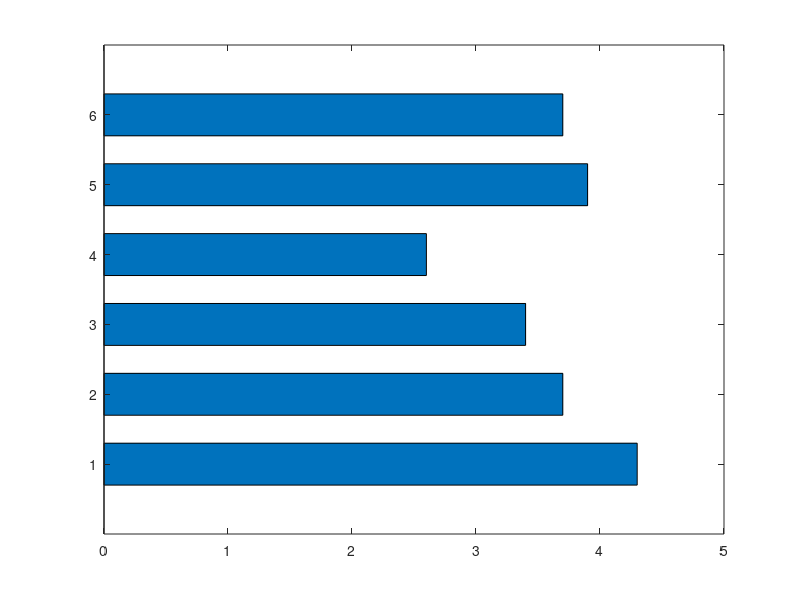

Recreate this plot in MATLAB. (Note: this script raises an error after producing the figure.)
% Data for individual scores and average perceived realism scores
individual_scores = [4, 3, 3, 2, 4, 3;
                     5, 4, 4, 3, 3, 5;
                     4, 3, 3, 3, 4, 4;
                     4, 4, 3, 2, 4, 3;
                     5, 5, 2, 1, 5, 4;
                     4, 3, 5, 3, 3, 3;
                     5, 5, 4, 4, 4, 4;
                     4, 3, 3, 3, 3, 5;
                     3, 4, 4, 3, 4, 3;
                     5, 3, 3, 2, 5, 3];
average_scores = [4.3, 3.7, 3.4, 2.6, 3.9, 3.7];

% Calculate minimum and maximum scores for error bars
min_scores = min(individual_scores);
max_scores = max(individual_scores);

% Calculate lower and upper error values
lower_error = average_scores - min_scores;
upper_error = max_scores - average_scores;

% Labels for objects
object_labels = {'Sphere', 'Rectangle', 'Cup', 'Cone', 'Cylinder 1', 'Cylinder 2'};

% Create a horizontal bar chart with error bars
figure;
hb = barh(1:length(object_labels), average_scores, 0.6);
hold on;

% Add error bars
errorbar(average_scores, 1:length(object_labels), lower_error, upper_error, 'horizontal', 'LineStyle', 'none', 'Color', 'black', 'LineWidth', 1.5);

% Set the labels for the vertical axis
yticks(1:length(object_labels));
yticklabels(object_labels);

% Set the label for the horizontal axis
xlabel('Average Perceived Realism Score');

% Set the title of the bar chart
title('Shape Rendering Score Evaluation');

% Display the average scores as text labels next to the bars with adjusted vertical position
vertical_offset = -0.15;
for i = 1:length(average_scores)
    text(average_scores(i) + 0.1, i + vertical_offset, num2str(average_scores(i), '%.1f'), 'VerticalAlignment', 'middle');
end

% Display the bar chart
grid on;
axis tight;
box on;
hold off;
